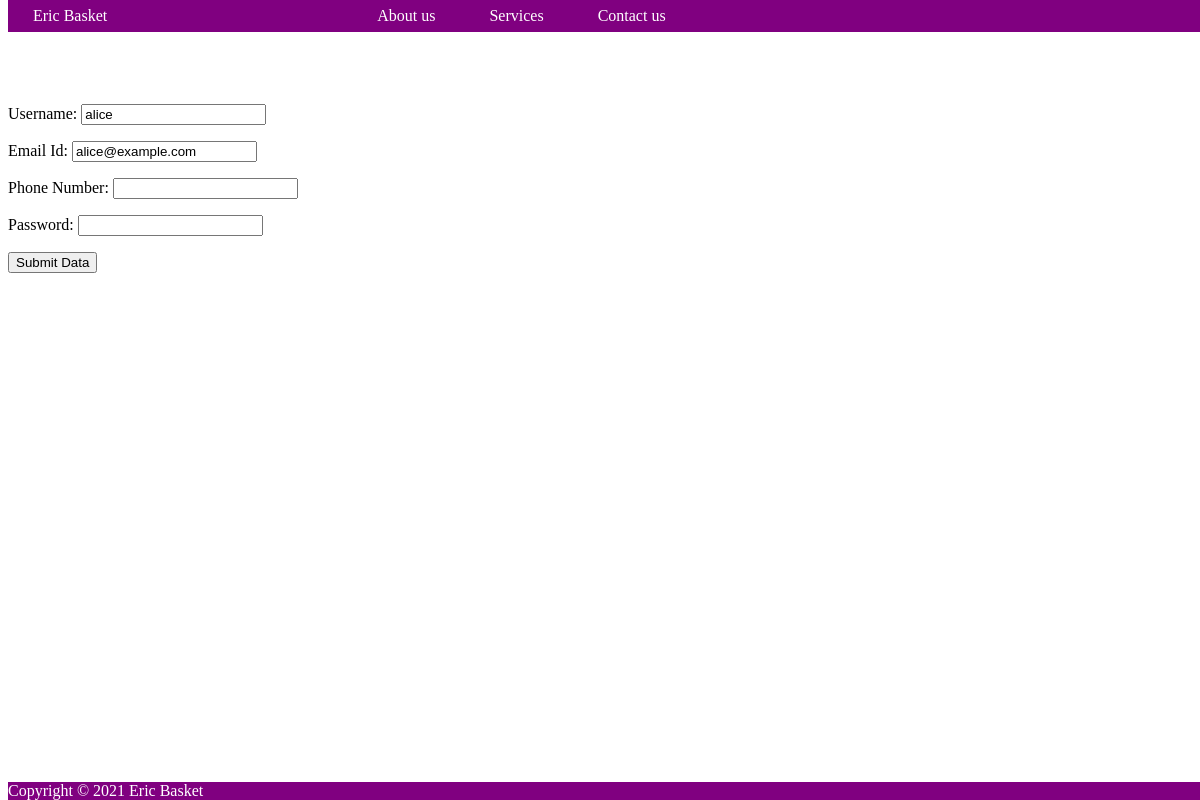
Before: /userupdate/3/ (signed in) with the older database file.
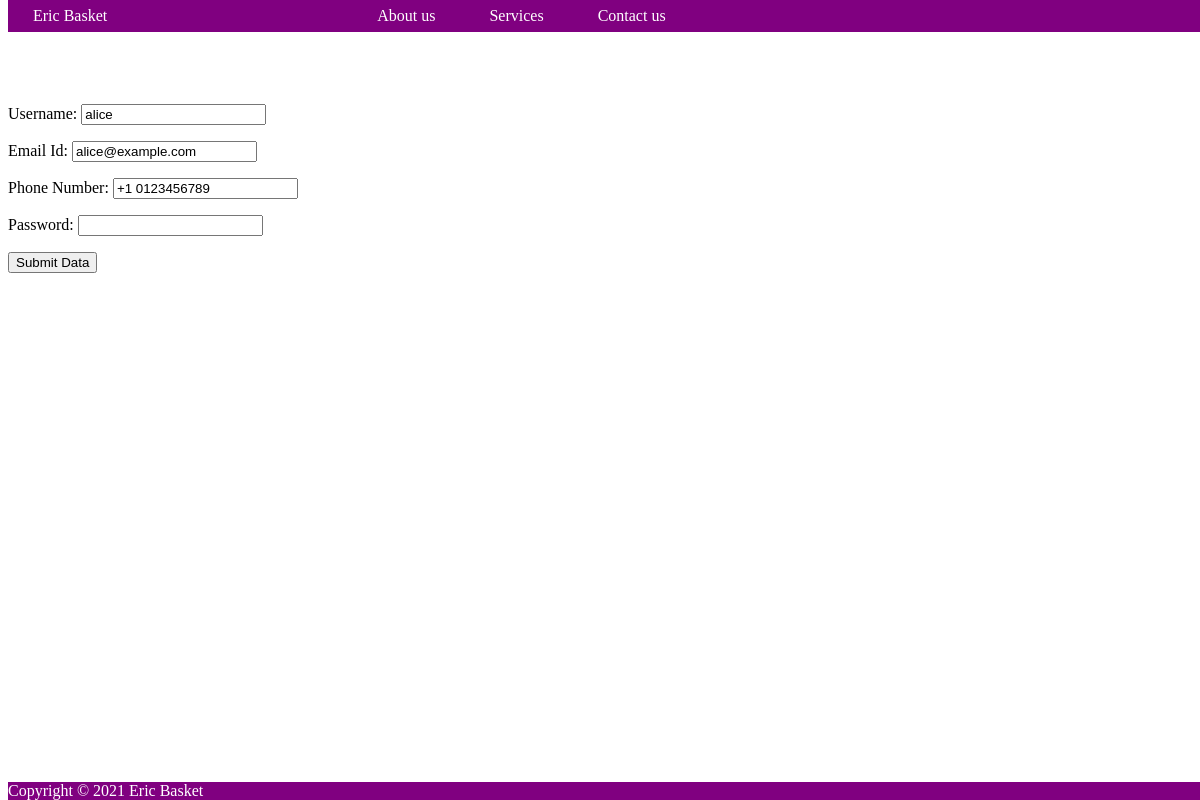
After: the same page with the newer database file.
### project_app1/models.py (models this page shows, shortened)
class RegisteredUser(models.Model):
    name = models.CharField(max_length=100)
    emailid = models.CharField(max_length=100)
    phoneNum = models.CharField(blank=True, null=True, max_length=20)
    password = models.CharField(max_length=30)

### project_app1/views.py (the view)
# urls.py: path("userupdate/<int:pk>/", views.UserUpdateView.as_view(template_name="user_create.html"), name="userupdate"),
class UserUpdateView(UserPassesTestMixin, UpdateView):
    model = RegisteredUser
    form_class = RegisterForm
    def test_func(self):
        if self.request.user.is_active:
            return True
        else:
            return False

### project_app1/forms.py
class RegisterForm(ModelForm):
    password = forms.CharField(widget=forms.PasswordInput)
    class Meta:
        model = RegisteredUser
        fields = '__all__'
        labels = {
            "name": "Username",
            "emailid": "Email Id",
            "phoneNum": "Phone Number",
            "password": "Password"
        }

### project_app1/templates/user_create.html (shortened to what this page needs)
{% extends 'base.html' %}
    {% block content %}
        <form method="POST">
            {% if request.user.is_superuser or request.user.is_staff %}
                {{ form.as_p }}
                <button type="submit">Submit Data</button>
            {% else %}
                The logged in user is not a superuser.
                Please log in as a super user in order
                to add/modify user data.
            {% endif %}
        </form>
    {% endblock content %}

Changed rows visible on the page:
changed RegisteredUser "alice": phoneNum (not shown) → "+1 0123456789"
